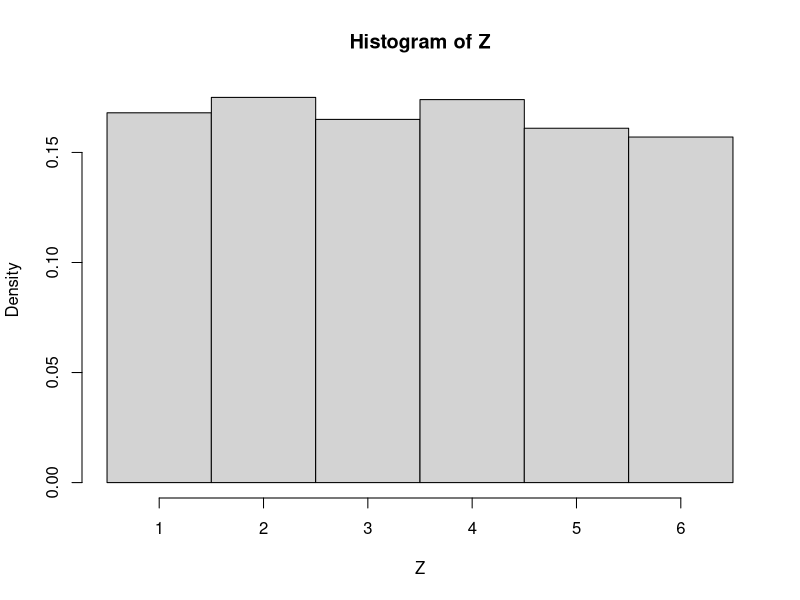

Here is the R script that generated this plot:
# Simulate a single dice and observe its histogram

Z=sample(1:6,1000,replace= TRUE)

hist(Z, breaks = seq(0.5, 6.5, 1), probability = TRUE,)